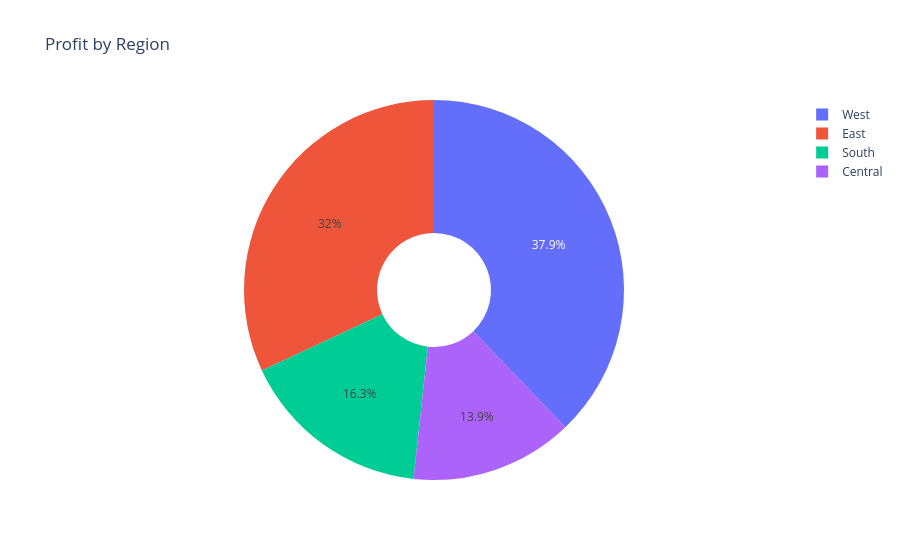

The notebook cell saved with this chart:
### Code cell
# Profit by Region
region_profit = df.groupby('Region')['Profit'].sum().reset_index()

fig = px.pie(region_profit, names = 'Region', values = 'Profit', hole = 0.3, title = 'Profit by Region')
fig.show()

### Figure 1 — Plotly figure (JSON) as saved in the notebook; plotly's stock layout.template omitted (floating-point values rounded to 4 significant figures)
{"data": [{"domain": {"x": [0, 1], "y": [0, 1]}, "hole": 0.3, "hovertemplate": "Region=%{label}<br>Profit=%{value}<extra></extra>", "labels": ["Central", "East", "South", "West"], "legendgroup": "", "name": "", "showlegend": true, "type": "pie", "values": [39710.0, 91520.0, 46750.0, 108400.0]}], "layout": {"legend": {"tracegroupgap": 0}, "title": {"text": "Profit by Region"}}}
